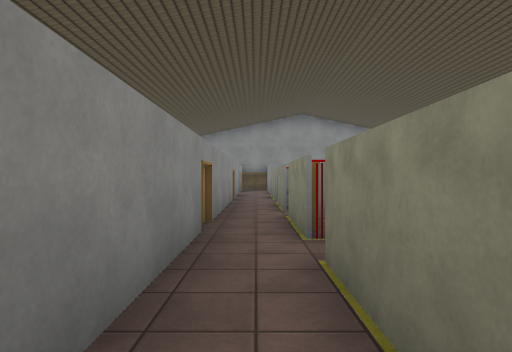
[1] (above)

19 first-person views from a walk through a scene from a Unity 3-D project. The camera is 1.4 m above the floor, looks level and sees 75° across. The floor is counted in squares, 2 m on a side. Each view is taken from the middle of a square. On the plan, view 1 faces up. The plan holds only what a view shows up to about 10 squares ahead; the rest is blank. The place goes on beyond the plan. The player is left out. Some surface patterns are stand-ins.

[2]
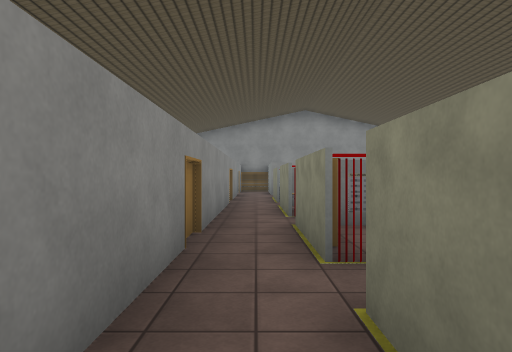

[3]
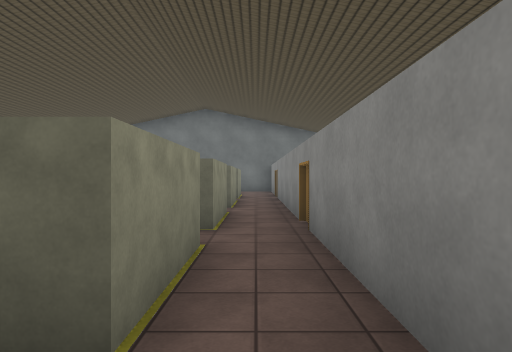

[4]
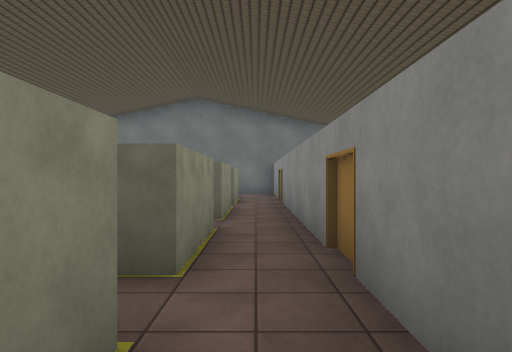

[5]
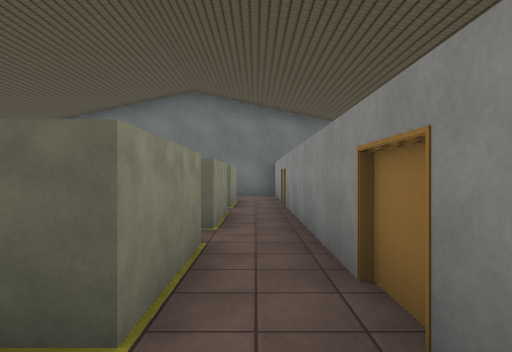

[6]
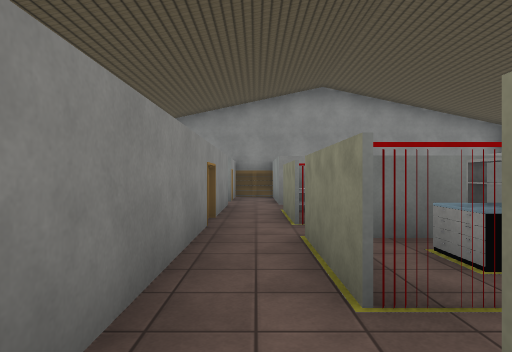

[7]
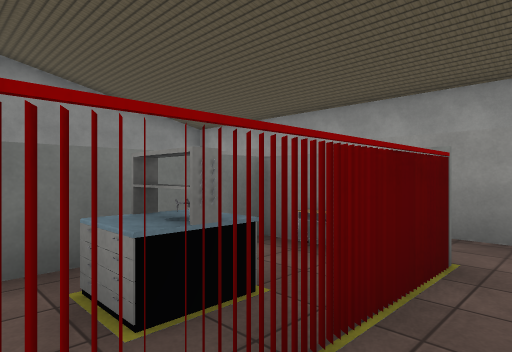

[8]
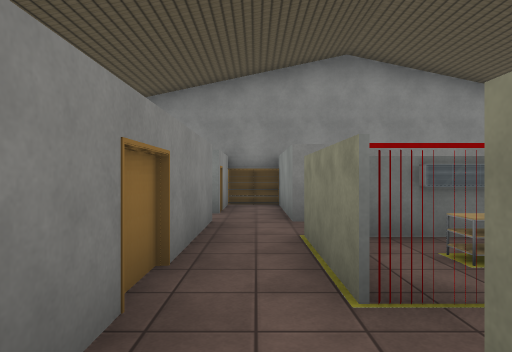

[9]
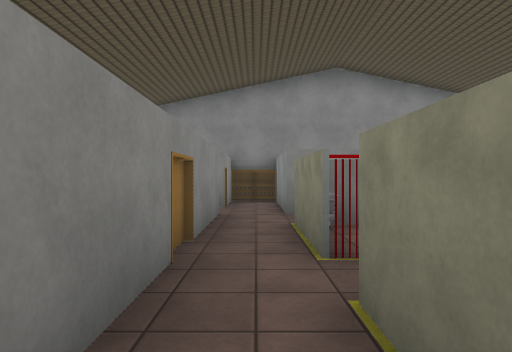

[10]
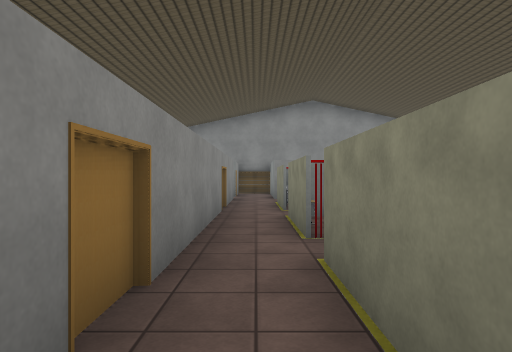

[11]
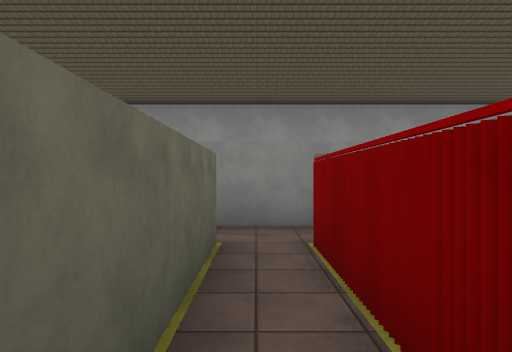

[12]
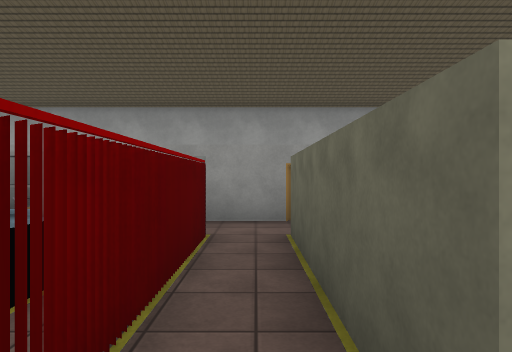

[13]
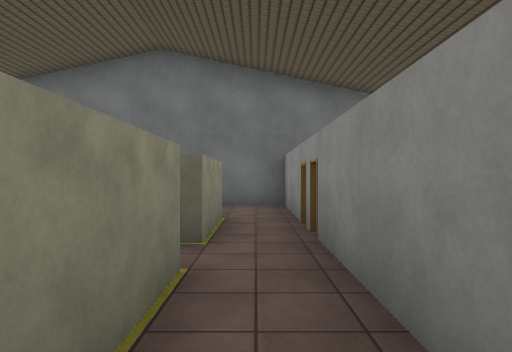

[14]
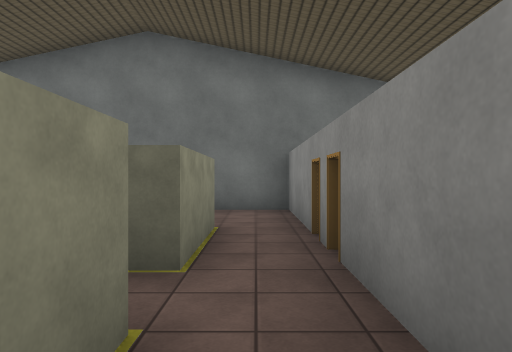

[15]
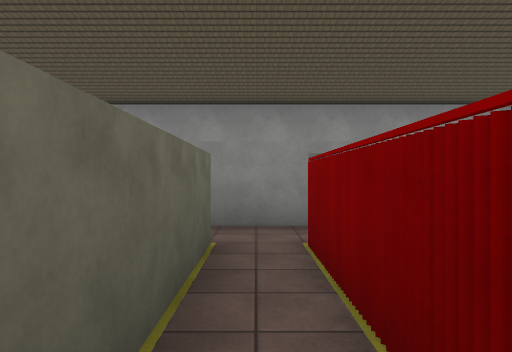

[16]
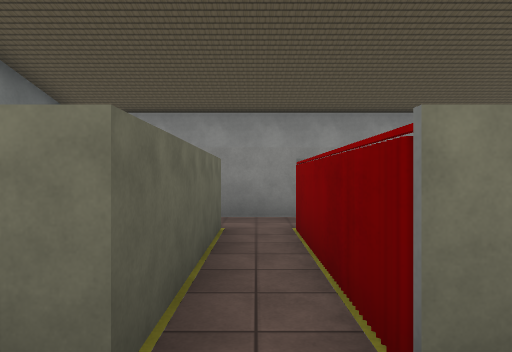

[17]
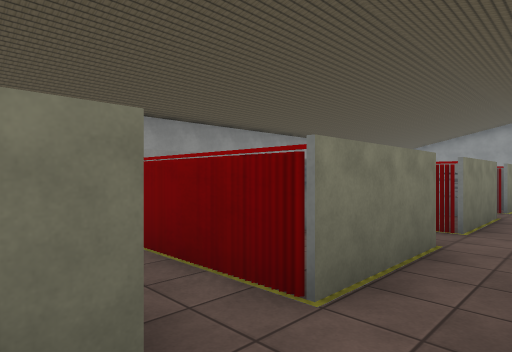

[18]
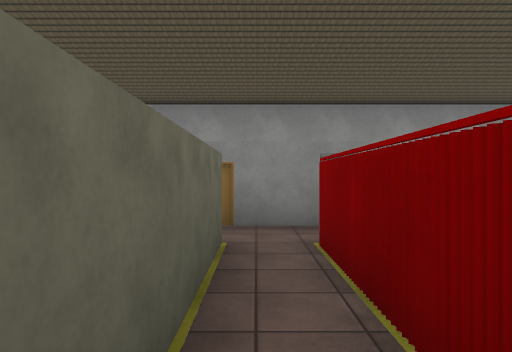

[19]
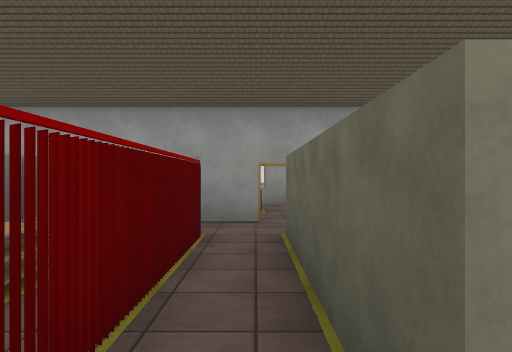

### Floor plan
Key: @ floor where view 1 was taken; # wall or solid block; x gap in a wall; . floor; = window, fence, low wall or low ledge; ^ raised ledge; O other object.
Columns run from 1 left of view 1 to 8 right of it. Each row starts with its distance up from view 1.
 16 ###
 15 #.#
 14 ..
 13 #.##
 12 #.O##
 11 #.O^
 10 #.#x
  9 #...
  8 #.####
  7 #.#####
  6 #.....
  5 #.#
  4 #.#
  3 #..
  2 #.#O #
  1 #.#O###
  0 #@....# ^=
 -1 #.##### ^#
 -2 #.#####
 -3 #.....#
 -4 #.####.
 -5 #. ###.
 -6 #......
 -7 #.## #.
 -8 #.
 -9 #..
-10 #..
-11 ###

Where each view was taken, in squares from view 1:
view 1: 0 up, 0 right, facing up
view 2: 1 up, 0 right, facing up
view 3: 4 up, 0 right, facing down
view 4: 2 up, 0 right, facing down
view 5: 1 up, 0 right, facing down
view 6: 5 up, 0 right, facing up
view 7: 6 up, 1 right, facing up-right
view 8: 8 up, 0 right, facing up
view 9: 7 up, 0 right, facing up
view 10: 3 up, 0 right, facing up
view 11: 3 down, 4 right, facing left
view 12: 3 down, 0 right, facing right
view 13: 3 down, 0 right, facing down
view 14: 4 down, 0 right, facing down
view 15: 6 down, 4 right, facing left
view 16: 6 down, 5 right, facing left
view 17: 7 down, 5 right, facing up-left
view 18: 0 up, 4 right, facing left
view 19: 0 up, 0 right, facing right
